Frame 1 (no input): blank canvas, image omitted
Frame 60 (no input): blank canvas, image omitted
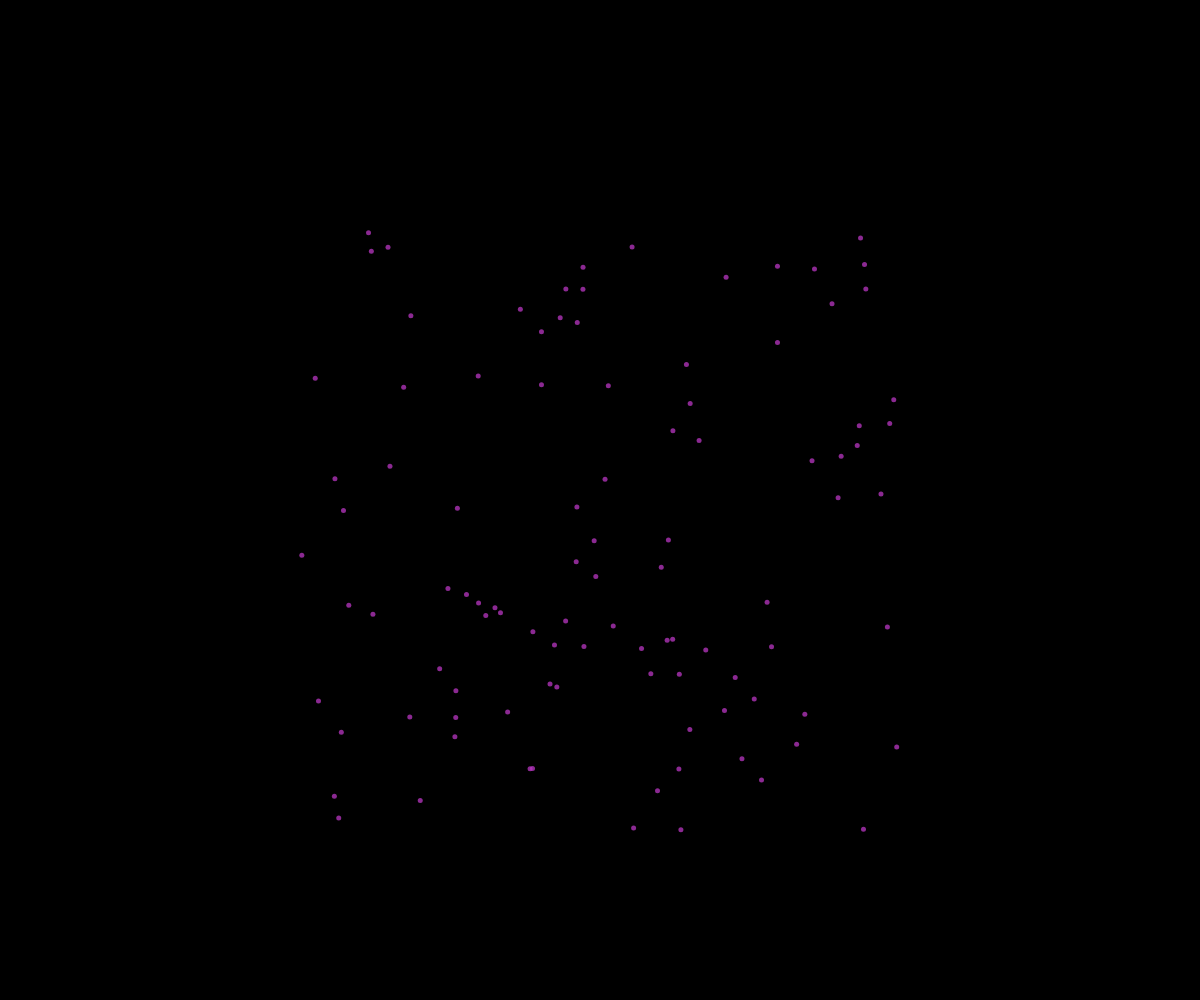
Frame 120 (the mouse pressed at the canvas centre since frame 60)

The p5.js sketch whose frames 1 and 60 were blank and that drew this single picture after the mouse press (run headless with seeded random() and noise() and a simulated clock; from frame 60 on, the mouse is pressed at the canvas centre):

// p5.js sketch
// ── sketch.js
// Fireworks OOP Demo
// Your Name
// Date
//
// Extra for Experts:
// - describe what you did to take this project "above and beyond"

class Spark {
  constructor(x, y, dx, dy, r, g, b) {
    this.x = x;
    this.y = y;
    this.dx = dx;
    this.dy = dy;
    this.r = r;
    this.g = g;
    this.b = b;
    this.alpha = 255;
    this.size = 5;
    this.gravity = 0.5;
  }
  display() {
    noStroke();
    fill(this.r, this.g, this.b, this.alpha);
    circle(this.x, this.y, this.size);
  }
  update() {
    this.x += this.dx;
    this.y += this.dy;
    this.alpha--;
    this.y += this.gravity;
  }
  isDead() {
    return this.alpha <= 100;
  }
}

let fireworks = [];

function setup() {
  createCanvas(windowWidth, windowHeight);
}

function draw() {
  background(0);
  for (let i = fireworks.length -1; i >= 0 ; i--) {    
    fireworks[i].update();
    fireworks[i].display();
    if (fireworks[i].isDead()) {
      fireworks.splice(i, 1);
    }
  }
}

function spawnSpark(r, g, b) {
  let theSpark = new Spark(mouseX, mouseY, random(-5, 5), random(-5, 5), r, g, b);
  fireworks.push(theSpark);
}

function mousePressed() {
  let r = random(255);
  let g = random(255);
  let b = random(255);
  for (let i = 0; i < 100; i++) {
    spawnSpark(r, g, b);
  } 
}
